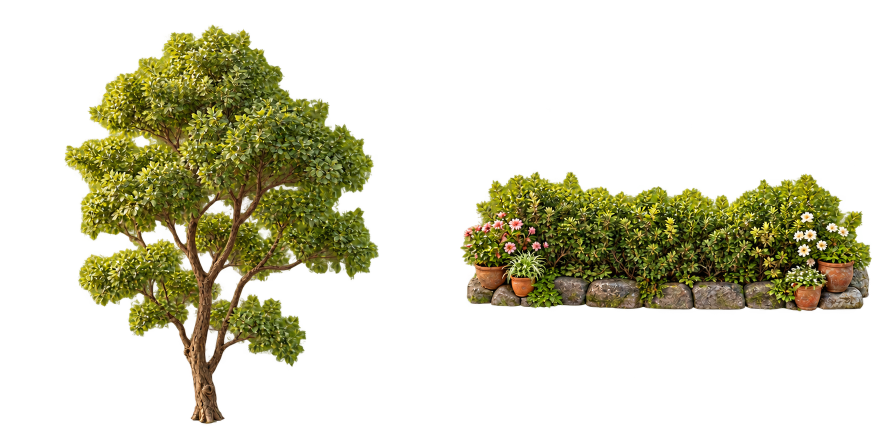
#> input picture art/street-v26/source/foliage.png, 1774 x 887 px (shown at 1/2 size)
$ python build-street-foliage.py
#> lines starting #> are read from the running program, lines starting #| are printed output that depends on the picture
"""Measure transparent sprite cells and convert/pack without creative editing."""
from pathlib import Path
from PIL import Image
import json, hashlib
root=Path(__file__).resolve().parent.parent
source=root/'art/street-v26/source/foliage.png'
out=root/'art/street-v26/foliage.webp'
im=Image.open(source).convert('RGBA')
#> im is the input picture: PIL image 1774x887 RGBA; mean R, G, B, A 34.6, 33.3, 10.8, 71.3
atlas=Image.new('RGBA',(512,256))
#> atlas: PIL image 512x256 RGBA; every value is 0
cells={}
for i,name in enumerate(['tree','hedge']):
    cell=im.crop((i*im.width//2,0,(i+1)*im.width//2,im.height))
    box=cell.getchannel('A').point(lambda a:255 if a>=24 else 0).getbbox()
    cropped=cell.crop(box); cropped.thumbnail((240,240),Image.Resampling.LANCZOS)
    x=i*256+(256-cropped.width)//2; y=(256-cropped.height)//2
    atlas.paste(cropped,(x,y))
    cells[name]={'crop':[x,y,cropped.width,cropped.height],'sourceCrop':[box[0]+i*im.width//2,box[1],box[2]-box[0],box[3]-box[1]]}
#> this loop made 2 passes
#> box on passes 1 to 2: (128, 49, 758, 848), (33, 343, 857, 623)
#> pass 1, `cell=im.crop((i*im.width//2,0,(i+1)*im.width//2,im.height))`:
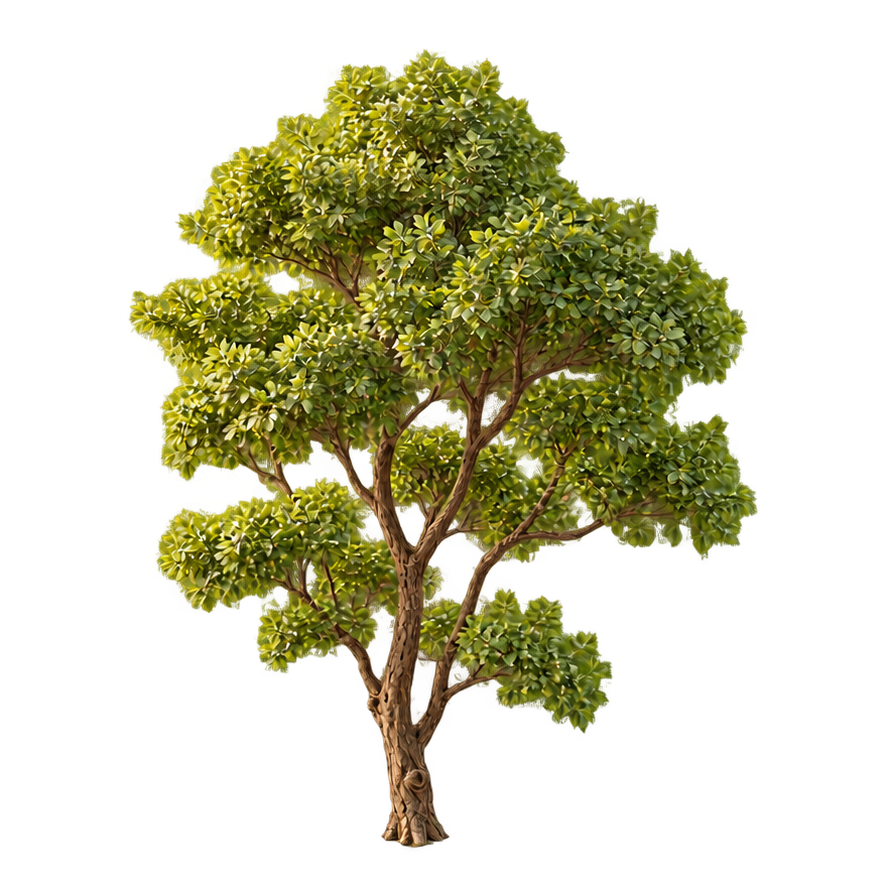
#> cell: PIL image 887x887 RGBA; mean R, G, B, A 42.2, 40.8, 11.9, 82.9; transparent parts drawn white
#> pass 1, `cropped = cell.crop(box)`:
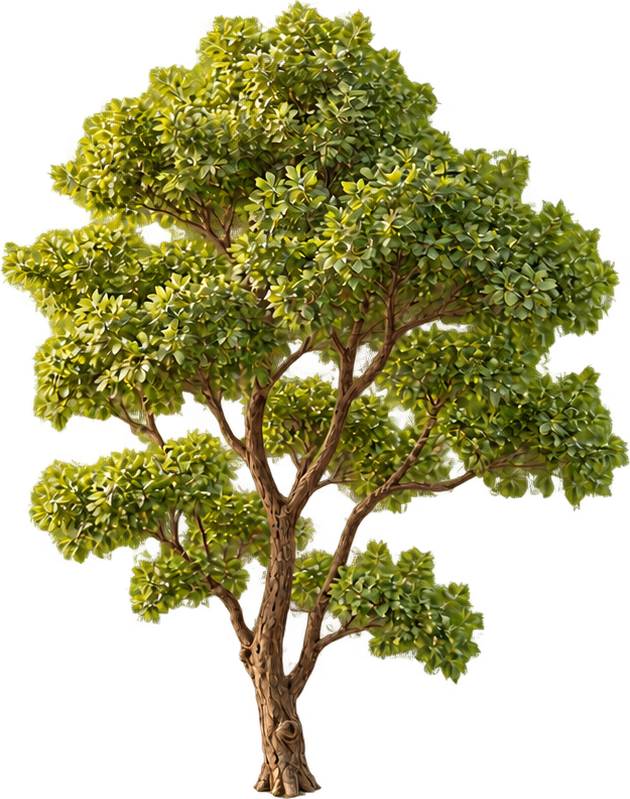
#> cropped: PIL image 630x799 RGBA; mean R, G, B, A 66, 63.7, 18.6, 129.6; transparent parts drawn white
#> pass 2, `cell=im.crop((i*im.width//2,0,(i+1)*im.width//2,im.height))`:
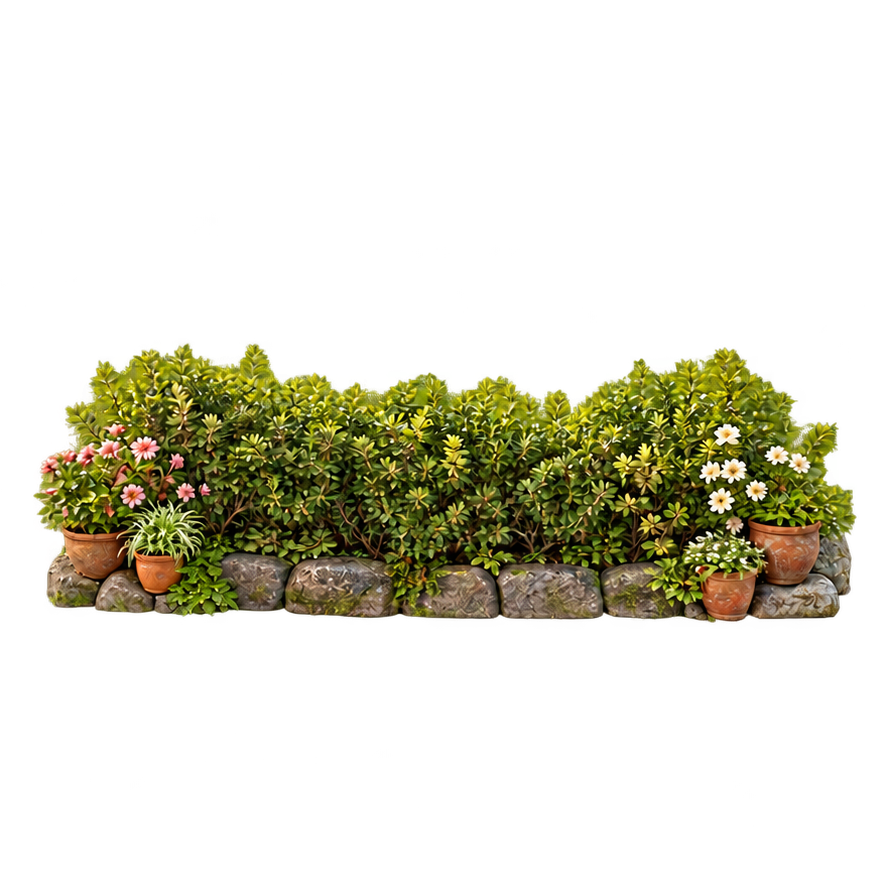
#> cell: PIL image 887x887 RGBA; mean R, G, B, A 27, 25.8, 9.6, 59.6; transparent parts drawn white
#> pass 2, `cropped = cell.crop(box)`:
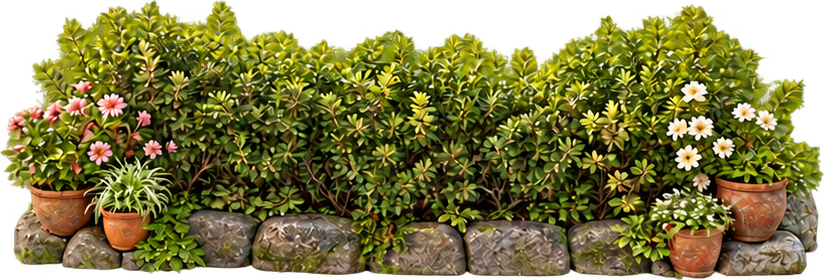
#> cropped: PIL image 824x280 RGBA; mean R, G, B, A 92.1, 88, 32.8, 203.4; transparent parts drawn white
#> after the loop:
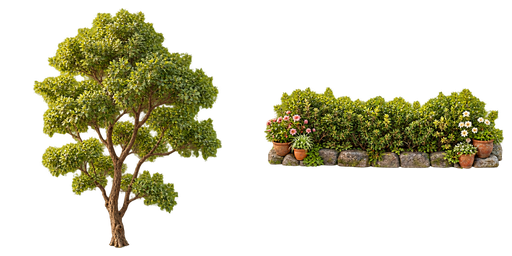
#> atlas: PIL image 512x256 RGBA; mean R, G, B, A 37, 35.6, 11.6, 75.4; transparent parts drawn white
#> after the loop:
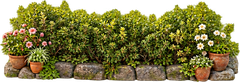
#> cropped: PIL image 240x82 RGBA; mean R, G, B, A 92.6, 88.3, 33.3, 203.4; transparent parts drawn white
#> after the loop, cells = 2 items
atlas.save(out,'WEBP',quality=88,method=6)
sha=lambda p:hashlib.sha256(p.read_bytes()).hexdigest()
#> (the run stopped early here; a loop or call above may not have finished)

$ run again, with art/street-v26/source/toys.png copied over art/street-v26/source/foliage.png
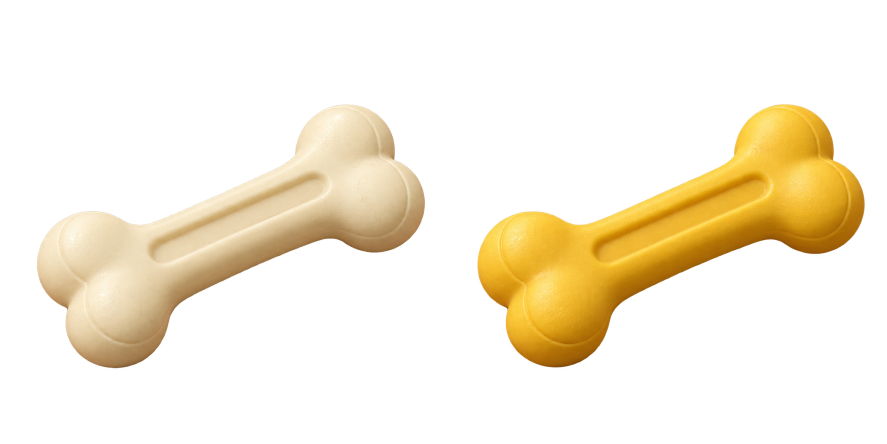
#> input picture art/street-v26/source/toys.png, 1774 x 887 px (shown at 1/2 size)
#> im is the input picture: PIL image 1774x887 RGBA; mean R, G, B, A 49.7, 40.8, 22.3, 54.7
#> the loop `for i,name in enumerate(['tree','hedge']):` made 2 passes
#> box on passes 1 to 2: (74, 208, 850, 737), (68, 208, 843, 735)
#> pass 1, `cell=im.crop((i*im.width//2,0,(i+1)*im.width//2,im.height))`:
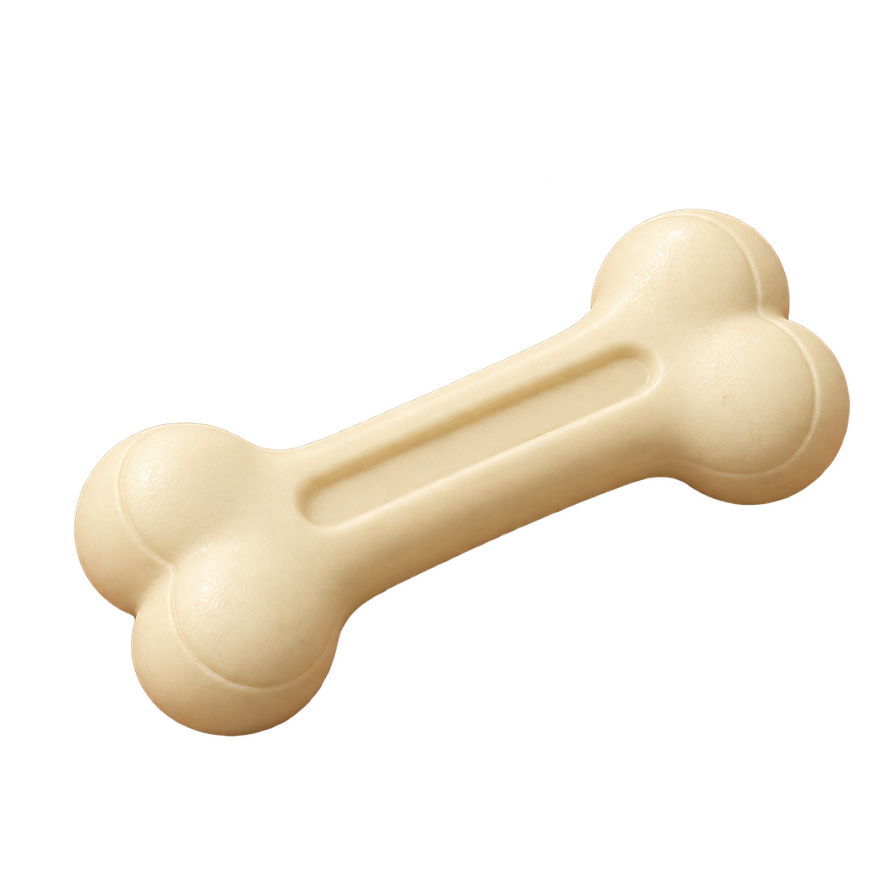
#> cell: PIL image 887x887 RGBA; mean R, G, B, A 49.2, 43.8, 35.1, 54.7; transparent parts drawn white
#> after the loop `for i,name in enumerate(['tree','hedge']):`:
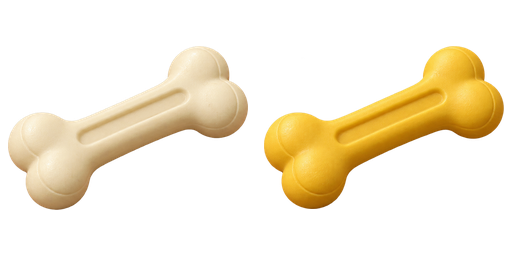
#> atlas: PIL image 512x256 RGBA; mean R, G, B, A 57.8, 47.6, 26, 63; transparent parts drawn white
#> after the loop `for i,name in enumerate(['tree','hedge']):`: cells = 2 items
